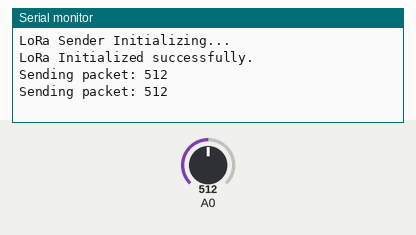
The sketch below on a simulated Arduino Uno, built with avr-gcc and run on an emulated ATmega328P. Parts: the last lines printed to the serial monitor. Inputs (shaded band) come from the test bench; at power-on: A0 = 512. No radio packets arrive unless stated.

Above: at 5.8 s.
5.9 s: A0 set to 716
At 11.2 s:
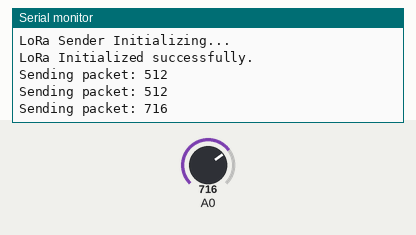
11.9 s: A0 set to 900
At 16.0 s:
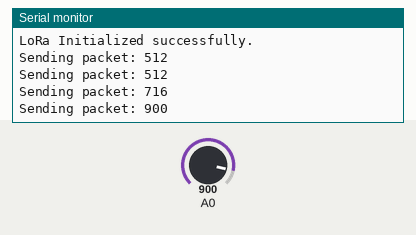
Timing chart, 0 to 17.5 s (numbered marks = the images above; inputs shaded):
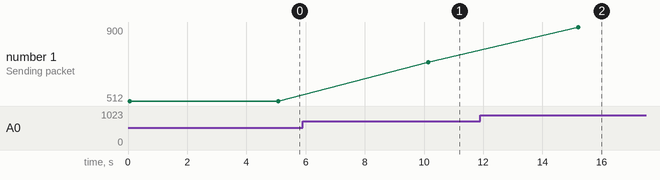

The sketch:

sketch_loraArd.ino
```cpp
#include <SPI.h>
#include <LoRa.h>

// Define target pins
const int csPin = 10;
const int resetPin = 6;
const int irqPin = 4;

void setup() {
  Serial.begin(9600);
  while (!Serial);

  Serial.println("LoRa Sender Initializing...");
  LoRa.setPins(csPin, resetPin, irqPin);

  // Replace with your module's frequency (e.g. 433E6, 868E6, 915E6)
  if (!LoRa.begin(433E6)) {
    Serial.println("Starting LoRa failed!");
    while (1);
  }

  // Optional sync word to isolate network trafficking (0x12-0xFF)
  LoRa.setSyncWord(0xF3);
  Serial.println("LoRa Initialized successfully.");
}

void loop() {
  // Simulate reading a sensor value
  int sensorValue = analogRead(A0);

  Serial.print("Sending packet: ");
  Serial.println(sensorValue);

  // Send packet
  LoRa.beginPacket();
  LoRa.print("Sensor:");
  LoRa.print(sensorValue);
  LoRa.endPacket();

  delay(5000); // Send data every 5 seconds
}
```

Measured:
- after the input at 5.9 s, the serial monitor: prints a new line after 4.2 s (image 1)
- after the input at 11.9 s, the serial monitor: prints a new line after 3.3 s (image 2)
- plotted number 1: 512 → 716 after the input at 5.9 s, 716 → 900 after the input at 11.9 s
